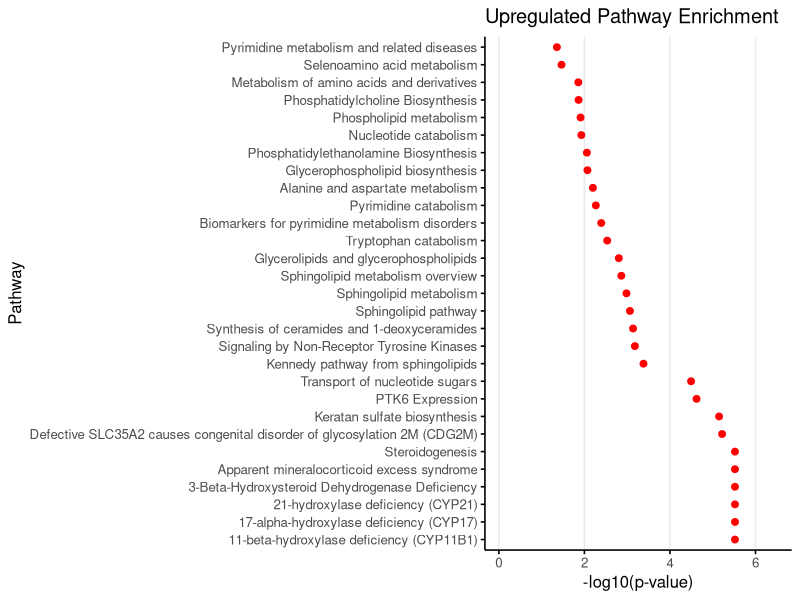
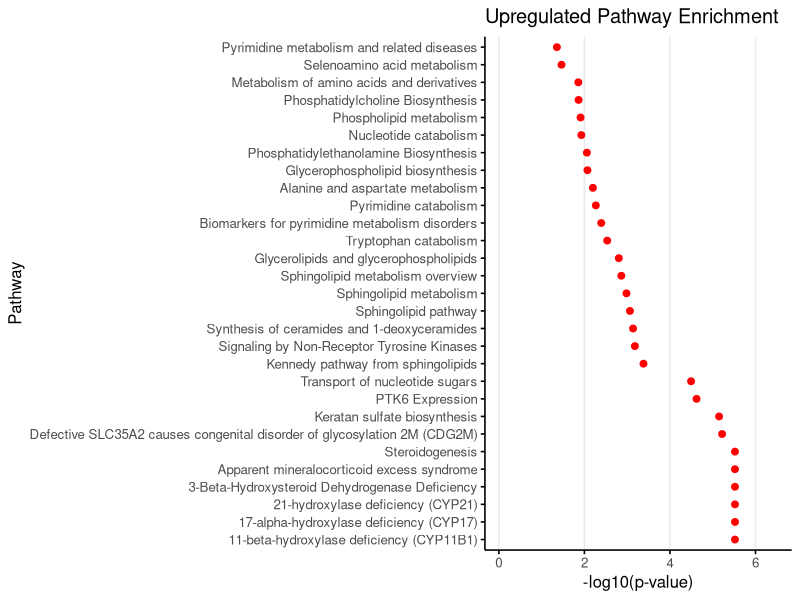

Here is the R script that generated these plots, in order:
#!/usr/bin/env Rscript

required_packages <- c("ggplot2", "dplyr", "svglite")
missing_packages <- required_packages[!
  vapply(
    required_packages,
    requireNamespace,
    FUN.VALUE = logical(1),
    quietly = TRUE
  )
]

if (length(missing_packages) > 0) {
  install.packages(missing_packages, repos = "https://cloud.r-project.org")
}

suppressPackageStartupMessages({
  library(ggplot2)
  library(dplyr)
})

# Embedded data for the upregulated pathways and their p-values
pathway_df <- tibble::tibble(
  Pathway = c(
    "Signaling by Non-Receptor Tyrosine Kinases",
    "Tryptophan catabolism",
    "Alanine and aspartate metabolism",
    "Metabolism of amino acids and derivatives",
    "Selenoamino acid metabolism",
    "Glycerolipids and glycerophospholipids",
    "Glycerophospholipid biosynthesis",
    "Phosphatidylethanolamine Biosynthesis",
    "Phospholipid metabolism",
    "Phosphatidylcholine Biosynthesis",
    "Transport of nucleotide sugars",
    "Biomarkers for pyrimidine metabolism disorders",
    "Pyrimidine catabolism",
    "Nucleotide catabolism",
    "Pyrimidine metabolism and related diseases",
    "Apparent mineralocorticoid excess syndrome",
    "Defective SLC35A2 causes congenital disorder of glycosylation 2M (CDG2M)",
    "Keratan sulfate biosynthesis",
    "PTK6 Expression",
    "Kennedy pathway from sphingolipids",
    "Synthesis of ceramides and 1-deoxyceramides",
    "Sphingolipid pathway",
    "Sphingolipid metabolism",
    "Sphingolipid metabolism overview",
    "Steroidogenesis",
    "11-beta-hydroxylase deficiency (CYP11B1)",
    "17-alpha-hydroxylase deficiency (CYP17)",
    "21-hydroxylase deficiency (CYP21)",
    "3-Beta-Hydroxysteroid Dehydrogenase Deficiency"
  ),
  p_value = c(
    0.000661,
    0.00293,
    0.00633,
    0.0139,
    0.0343,
    0.00157,
    0.0085,
    0.00876,
    0.0123,
    0.0137,
    3.21e-05,
    0.00404,
    0.00541,
    0.0118,
    0.044,
    3.02e-06,
    6.05e-06,
    7.11e-06,
    2.39e-05,
    0.000416,
    0.000729,
    0.000862,
    0.00104,
    0.00137,
    3.02e-06,
    3.02e-06,
    3.02e-06,
    3.02e-06,
    3.02e-06
  )
) %>%
  arrange(p_value)

# Determine dynamic x-axis limit consistent with the Python script
x_max <- -log10(min(pathway_df$p_value)) + 1

plot <- ggplot(pathway_df, aes(x = -log10(p_value), y = reorder(Pathway, p_value))) +
  geom_point(color = "red", size = 2) +
  labs(
    x = "-log10(p-value)",
    y = "Pathway",
    title = "Upregulated Pathway Enrichment"
  ) +
  coord_cartesian(xlim = c(0, x_max)) +
  theme_minimal(base_size = 12) +
  theme(
    panel.grid.major.y = element_blank(),
    panel.grid.minor = element_blank(),
    axis.ticks.y = element_line(color = "black"),
    axis.ticks.x = element_line(color = "black"),
    axis.ticks.length = grid::unit(3, "pt"),
    axis.line.y = element_line(color = "black"),
    axis.line.x = element_line(color = "black")
  )

print(plot)

ggsave(
  filename = "upregulated_pathway_dotplot.svg",
  plot = plot,
  width = 9,
  height = 10,
  dpi = 300,
  units = "in"
)
